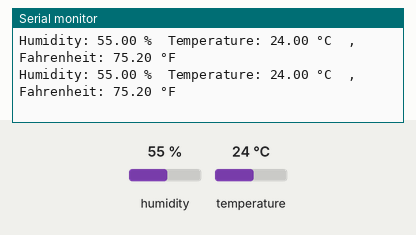
This sketch was run on a simulated Arduino Uno, built with avr-gcc and run on an emulated ATmega328P. On the bench: the last lines printed to the serial monitor. The inputs (shaded band) are chosen by the test bench; at power-on: humidity 55 %, temperature 24 °C.

Above: at 4.8 s.
4.9 s: humidity set to 22 %
At 7.5 s:
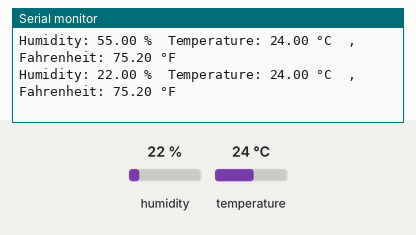
7.9 s: temperature set to 12 °C
At 8.9 s:
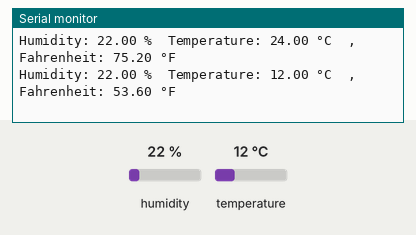
10.9 s: humidity set to 40 %
At 12.6 s:
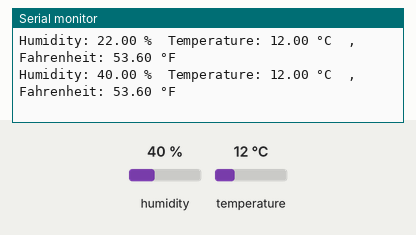
Timing chart, 0 to 14.1 s (numbered marks = the images above; inputs shaded):
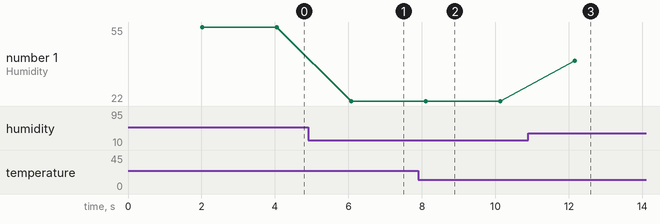

Measured:
- after the input at 4.9 s, the serial monitor: prints a new line after 1.2 s (image 1)
- after the input at 7.9 s, the serial monitor: prints a new line after 0.20 s (image 2)
- after the input at 10.9 s, the serial monitor: prints a new line after 1.3 s (image 3)
- plotted number 1: 55 → 22 after the input at 4.9 s, 22 → 40 after the input at 10.9 s

The sketch:

B-DHT_mau.ino
```cpp
#include <DHT.h>
#define DHTPIN 2
#define DHTTYPE DHT11


DHT dht(DHTPIN, DHTTYPE);
void setup() {
  Serial.begin(9600);
  dht.begin();
}
void loop() {
  delay(2000);
  float humidity = dht.readHumidity();
  float tempC = dht.readTemperature();
  float tempF = dht.readTemperature(true);
  Serial.print("Humidity: ");
  Serial.print(humidity);
  Serial.print(" %\t");
  Serial.print("Temperature: ");
  Serial.print(tempC);
  Serial.print(" °C  ,  ");
  Serial.print("Fahrenheit: ");
  Serial.print(tempF);
  Serial.println(" °F");
}
```
